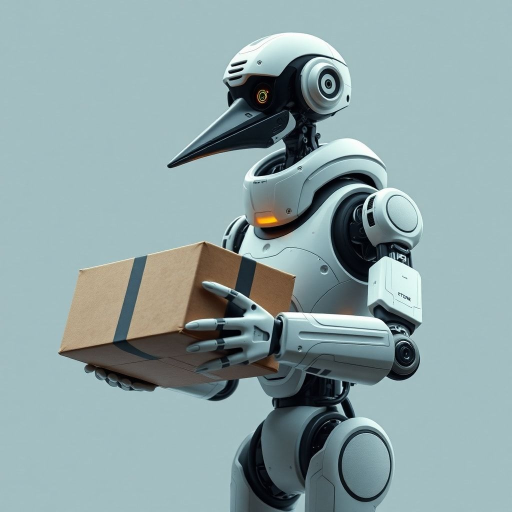
#> input picture data/pollinations_test.jpg, 1024 x 1024 px (shown at 1/2 size)
$ python -i super_robot.py   (imports and definitions only)
#> lines starting #> are read from the running program, lines starting #| are printed output that depends on the picture
import os
import time
import random
import requests
import urllib.parse
import json
import re
import subprocess
import sys
from groq import Groq
from PIL import Image, ImageOps, ImageFilter, ImageEnhance
from datetime import datetime
import io
import numpy as np
from dotenv import load_dotenv

import http.server
import socketserver
import webbrowser
import zipfile
import contextlib

# Načtení environment proměnných (očekává POLLINATIONS_API_KEY, GROQ_API_KEY, ...)
# [1 line not run here, left out]

# Import modulu Etsy a enumu (robustně nezávisle na pracovním adresáři)
_THIS_DIR = os.path.dirname(os.path.abspath(__file__))
# [3 lines not run here, left out]

try:
    from etsy_api import EtsyClient
except ImportError:
    try:
        from automation.etsy_api import EtsyClient
    except ImportError:
        EtsyClient = None

from src.etsy_enums import WhoMade, WhenMade, ListingType, ListingState, AI_DISCLOSURE_TEXT
from src.progress import Cancelled, check_cancel, report  # průběh/rušení úloh (mimo GUI fronta nic nedělají)

# --- 1. KONFIGURACE ---
GROQ_API_KEY = os.getenv("GROQ_API_KEY")
GEMINI_GEN_API_KEY = os.getenv("GEMINI_GEN_API_KEY")

# Etsy konfigurace (tokeny řeší EtsyClient.from_env() z oauth/etsy_tokens.json)
ETSY_API_KEY = os.getenv("ETSY_API_KEY")
ETSY_SHOP_ID = os.getenv("ETSY_SHOP_ID")

# Cesty musí být definované PŘED načtením configu (jinak NameError při importu)
SCRIPT_DIR = os.path.dirname(os.path.abspath(__file__))
PROJECT_ROOT = os.path.dirname(SCRIPT_DIR)        # .../EtsyBrowser/
DATA_DIR = os.path.join(PROJECT_ROOT, "data")

# --- CENY: jednotný zdroj pravdy (config.json -> sekce "prices") ---
def _load_project_config() -> dict:
    """Načte kořenový config.json (nebo data/config.json) jako jednotný zdroj nastavení."""
    for path in [os.path.join(PROJECT_ROOT, "config.json"), os.path.join(DATA_DIR, "config.json")]:
        try:
            with open(path, "r", encoding="utf-8") as f:
                return json.load(f)
        except (OSError, ValueError):
            continue
    return {}

_PROJECT_CONFIG = _load_project_config()
DEFAULT_PRICE_SINGLE = float(_PROJECT_CONFIG.get("prices", {}).get("single", 5.90))
DEFAULT_PRICE_BUNDLE = float(_PROJECT_CONFIG.get("prices", {}).get("bundle", 9.90))
MAX_ZIP_BYTES = 19.5 * 1024 * 1024  # rezerva pod limitem Etsy 20 MB na soubor

# --- GROQ: model, timeout a retry z config.json (sekce "groq") ---
_GROQ_CONFIG = _PROJECT_CONFIG.get("groq", {})
GROQ_MODEL = _GROQ_CONFIG.get("model", "openai/gpt-oss-120b")
GROQ_TIMEOUT = float(_GROQ_CONFIG.get("timeout", 60))
GROQ_MAX_RETRIES = int(_GROQ_CONFIG.get("max_retries", 3))


# [5 lines left out: function make_groq_client, not called in this run]


# Groq vyřadil llama-3.3-70b-versatile (16. 8. 2026); náhradní modely se zkouší, když ten z configu neexistuje
GROQ_FALLBACK_MODELS = ("openai/gpt-oss-120b", "qwen/qwen3.6-27b", "openai/gpt-oss-20b")


def _is_model_missing(exc) -> bool:
    text = str(exc).lower()
    return getattr(exc, "status_code", None) == 404 or "model_not_found" in text or "decommissioned" in text


# [22 lines left out: function groq_complete, not called in this run]

# === STRUKTURA ADRESÁŘŮ ===
# Data a konfigurace
CONFIGS_DIR = DATA_DIR  # Přesměrováno na data
TEMPLATES_JSON_PATH = os.path.join(DATA_DIR, "mockup_templates.json")
PROMPTS_JSON_PATH = os.path.join(DATA_DIR, "prompts.json")
SKU_REGISTRY_PATH = os.path.join(DATA_DIR, "sku_registry.json")  # perzistentní SKU čítač

# 00_Input_Queue - Vstupní fronta
INPUT_QUEUE_DIR = os.path.join(PROJECT_ROOT, "automation", "00_Input_Queue") # Cesta uvnitř automation pro bot-specific data
# (pracovní složky se vytvářejí v ensure_dirs(), ne při importu modulu)
TO_EDIT_DIR = os.path.join(INPUT_QUEUE_DIR, "_To_Edit")
BATCH_LISTS_DIR = os.path.join(INPUT_QUEUE_DIR, "_Batch_Lists")
TOPICS_PATH = os.path.join(INPUT_QUEUE_DIR, "topics.json")  # téma/klíčová slova ke zdrojovým obrázkům (SEO pro SOLO)

# 01_System_Core - Systémové jádro (= tento skript)
SYSTEM_CORE_DIR = SCRIPT_DIR
ASSETS_DIR = os.path.join(PROJECT_ROOT, "images") # Použít složku images v kořenu

# Šablony mockupů: JEDINÝ zdroj pravdy je MOCKUP_TEMPLATES_DIR, ostatní názvy jsou aliasy.
MOCKUP_TEMPLATES_DIR = os.path.join(SCRIPT_DIR, "1_Mockup_Sablony")
MOCKUP_DIR = MOCKUP_TEMPLATES_DIR            # alias (zpětná kompatibilita)
TEMPLATES_MOCKUP_DIR = MOCKUP_TEMPLATES_DIR  # alias (zpětná kompatibilita)

# 02_Warehouse - Hotové produkty
WAREHOUSE_DIR = os.path.join(PROJECT_ROOT, "automation", "02_Warehouse")
# viz ensure_dirs()
SINGLES_DIR = os.path.join(WAREHOUSE_DIR, "Singles")
BUNDLES_DIR = os.path.join(WAREHOUSE_DIR, "Bundles")

# 03_Archive - Archiv
ARCHIVE_ROOT_DIR = os.path.join(PROJECT_ROOT, "automation", "03_Archive")
# viz ensure_dirs()

# Legacy aliases (zpětná kompatibilita)
OUTPUT_DIR = SINGLES_DIR  # Staré OUTPUT_DIR nyní ukazuje na Singles


# [240 lines left out: functions ensure_dirs, generate_image, _generate_image_legacy, _sku_lock, generate_sku, _generate_sku_unlocked and 4 more, not called in this run]


# === LEGACY CESTY (zpětná kompatibilita) ===
# Vstupy pro SOLO - z Input Queue
SOLO_INPUT_DIR = TO_EDIT_DIR

# Cesty pro browsing mockupů
ETSY_ROOT = os.environ.get("ETSY_BROWSE_ROOT", os.path.join(os.path.expanduser("~"), "Pictures", "Etsy"))
ETSY_BROWSE_ROOT = ETSY_ROOT

# Požadované výstupní formáty pro Etsy (vysoká kvalita dle upravapic.md)
# Tiskové formáty podle orientace zdroje (dosud se vše ořízlo na 5 širokých/portrétních bez ohledu na obrázek):
# našívání 3:4 portrétu na 16:9 zahazovalo ~70 % obrazu.
def _size(label: str):
    dims = label.split("-")[1]
    w, h = dims.split("x")
    return {"name": label, "w": int(w), "h": int(h)}


PORTRAIT_SIZES = [_size(s) for s in ("15x20-4500x6000", "16x20-4800x6000", "12x18-4000x6000", "11x14-3300x4200", "12x12-3600x3600")]
LANDSCAPE_SIZES = [_size(s) for s in ("20x15-6000x4500", "20x16-6000x4800", "18x12-6000x4000", "14x11-4200x3300", "12x12-3600x3600")]
SQUARE_SIZES = [_size(s) for s in ("12x12-3600x3600", "16x16-4800x4800", "20x20-6000x6000")]
PRINT_SIZES = PORTRAIT_SIZES  # zpětná kompatibilita (výchozí sada)


# [7 lines left out: function print_sizes_for, not called in this run]


def _all_size_tokens():
    return sorted({s["name"].split("-")[0] for group in (PORTRAIT_SIZES, LANDSCAPE_SIZES, SQUARE_SIZES) for s in group}
                  | {"15x20", "16x20", "16x9", "20x11", "24x13"})

# Cesta k testovacímu artu (lze přepsat přes TEST_ART_PATH v .env)
TEST_ART_PATH = os.environ.get(
    "TEST_ART_PATH",
    r"c:\Users\cowle\Pictures\Etsy\01_Hotove_Produkty\SeFStandalone\Art.png",
)

def load_templates():
    if os.path.exists(TEMPLATES_JSON_PATH):
        with open(TEMPLATES_JSON_PATH, "r", encoding="utf-8") as f:
            return json.load(f)
    return {}

def save_templates(templates):
    with open(TEMPLATES_JSON_PATH, "w", encoding="utf-8") as f:
        json.dump(templates, f, indent=4, ensure_ascii=False)

# Načtení šablon při startu
MOCKUP_TEMPLATES = load_templates()


# [136 lines left out: functions reload_config, find_coeffs, process_high_quality_print, market_research, get_prompts, _get_prompts_raw, not called in this run]


# --- MOCKUPY: jedna implementace pro všechny režimy ---

DEFAULT_MOCKUP_CONFIG = {"x": 400, "y": 300, "w": 200, "h": 150}

# [95 lines left out: functions find_template_config, _crop_to_aspect, render_mockup, create_mockup, _load_font, not called in this run]


def create_bundle_overview(images, output_path, caption="Set of 5 Printable Wall Art"):
    """Přehledový obrázek bundlu: všech (až 5) obrazů pohromadě ve dvou řádcích (hlavní obrázek listingu)."""
    from PIL import ImageDraw
    if not images:
        return False
    try:
        canvas_w, canvas_h = 3000, 2250  # 4:3 doporučený pro Etsy
        canvas = Image.new("RGB", (canvas_w, canvas_h), (236, 232, 226))
        frame_w, frame_h, gap = 660, 880, 70
        rows = [images[:3], images[3:5]]
        total_h = frame_h * len([r for r in rows if r]) + gap * (len([r for r in rows if r]) - 1)
        y = (canvas_h - total_h) // 2 - 60
        for row in rows:
            if not row:
                continue
            row_w = frame_w * len(row) + gap * (len(row) - 1)
            x = (canvas_w - row_w) // 2
            for art in row:
                tile = _crop_to_aspect(art.convert("RGB"), frame_w / frame_h).resize((frame_w, frame_h), Image.Resampling.LANCZOS)
                shadow = Image.new("RGBA", (frame_w + 80, frame_h + 80), (0, 0, 0, 0))
                ImageDraw.Draw(shadow).rectangle((40, 40, frame_w + 40, frame_h + 40), fill=(0, 0, 0, 90))
                shadow = shadow.filter(ImageFilter.GaussianBlur(18))
                canvas.paste(shadow, (x - 30, y - 20), shadow)
                border = Image.new("RGB", (frame_w + 24, frame_h + 24), (250, 250, 248))
                canvas.paste(border, (x - 12, y - 12))
                canvas.paste(tile, (x, y))
                x += frame_w + gap
            y += frame_h + gap
        draw = ImageDraw.Draw(canvas)
        font = _load_font(90)
        text_w = draw.textlength(caption, font=font)
        draw.text(((canvas_w - text_w) / 2, canvas_h - 190), caption, fill=(60, 56, 52), font=font)
        canvas.save(output_path, quality=93)
        print("   ✅ Přehledový obrázek bundlu hotov")
        return True
    except Exception as e:  # noqa: BLE001
        print(f"   ❌ Chyba přehledového obrázku: {e}")
        return False

# [49 lines left out: functions create_mockup_from_templates_dir, generate_seo_text, not called in this run]


ETSY_TITLE_MAX = 140


# [50 lines left out: functions _truncate_title, parse_seo_text, parse_seo_tags, not called in this run]

# --- BROWSE A MOCKUP ---

IMAGE_EXTENSIONS = ('.png', '.jpg', '.jpeg', '.bmp', '.gif')

# [277 lines left out: functions is_source_image, process_folder_automatically, automate_folder_processing, browse_and_create_mockup, not called in this run]

# --- HLAVNÍ REŽIMY ---

BUNDLE_MOCKUP_NAMES = [
    ("01_Main_Thumbnail", "Obyčejný byt"),
    ("02_Bundle_Overview", "Střední třída"),
    ("03_Living_Room", "Luxusní sídlo"),
    ("04_Bedroom", "Obyčejný byt"),
    ("05_Office_Space", "Střední třída"),
    ("06_Detail_View", "Luxusní sídlo"),
    ("07_Size_Comparison", "Obyčejný byt"),
    ("08_Lifestyle", "Střední třída"),
]

SINGLE_MOCKUP_NAMES = [
    ("01_Main_Thumbnail", "Obyčejný byt"),
    ("02_Living_Room", "Střední třída"),
    ("03_Bedroom", "Luxusní sídlo"),
    ("04_Office", "Obyčejný byt"),
    ("05_Detail_Close", "Střední třída"),
    ("06_Size_Guide", "Luxusní sídlo"),
    ("07_Lifestyle_1", "Obyčejný byt"),
    ("08_Lifestyle_2", "Střední třída"),
]


# --- MOCKUPY SADY (B-7 přehledová koláž, B-9 hlášení selhání) ---

# [189 lines left out: functions make_mockups, build_bundle, _pdf_text, write_link_pdf, _find_print_files, _read_listing_data, not called in this run]


def get_download_url(product_dir):
    """Odkaz na plnou kvalitu (Drive/Dropbox), který uživatel uložil k bundlu; prázdný řetězec, když chybí."""
    return str((_read_listing_data(product_dir).get("delivery") or {}).get("download_url", "")).strip()


# [113 lines left out: functions prepare_download_archive, build_external_delivery, load_topics, save_topics, generate_solo_seo, archive_queue_file and 1 more, not called in this run]


ETSY_TAXONOMY_PATH = ["Art & Collectibles", "Prints", "Digital Prints"]
ETSY_MAX_FILES = 5


# [744 lines left out: functions _find_node_by_name, resolve_taxonomy_id, build_listing_payload, build_delivery_zips, _save_etsy_state, activate_etsy_listing and 10 more, not called in this run]


# [2 lines not run here, left out]

>>> import cv2
>>> picture = cv2.imread('../data/pollinations_test.jpg', cv2.IMREAD_GRAYSCALE)
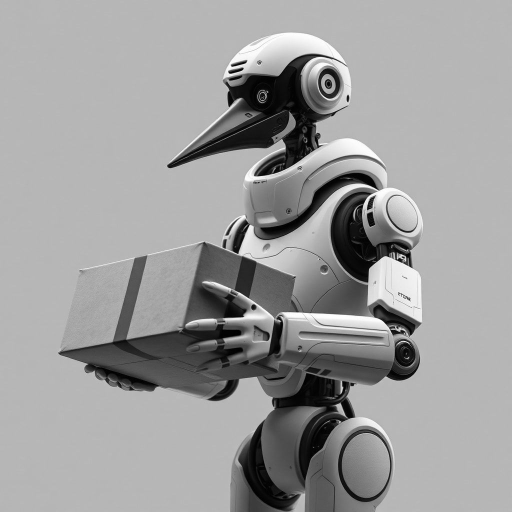
#> picture: shape (1024, 1024) (shown at 1/2 size); min 0, max 255, mean 156.2
>>> result = create_bundle_overview(picture, 'out.png')
#> (the run stopped early here; a loop or call above may not have finished)

$ run again, on automation/1_Mockup_Sablony/sablona_byt_1.png
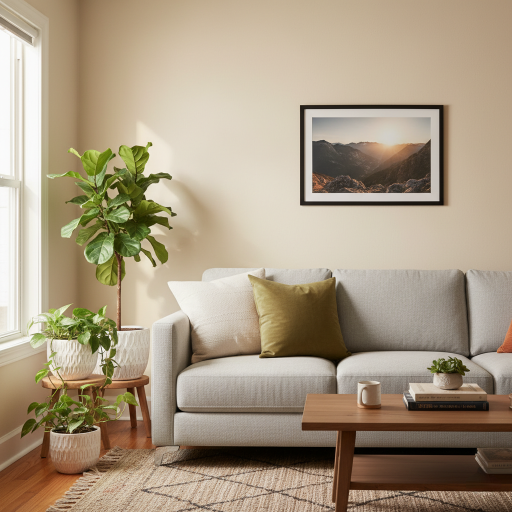
#> input picture automation/1_Mockup_Sablony/sablona_byt_1.png, 1024 x 1024 px (shown at 1/2 size)
#> `picture = cv2.imread('../data/pollinations_test.jpg', cv2.IMREAD_GRAYS..`:
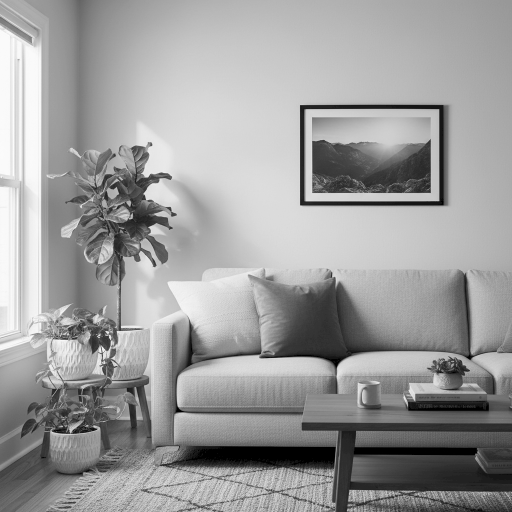
#> picture: shape (1024, 1024) (shown at 1/2 size); min 0, max 255, mean 156

$ run again, on automation/1_Mockup_Sablony/sablona_byt_2.png
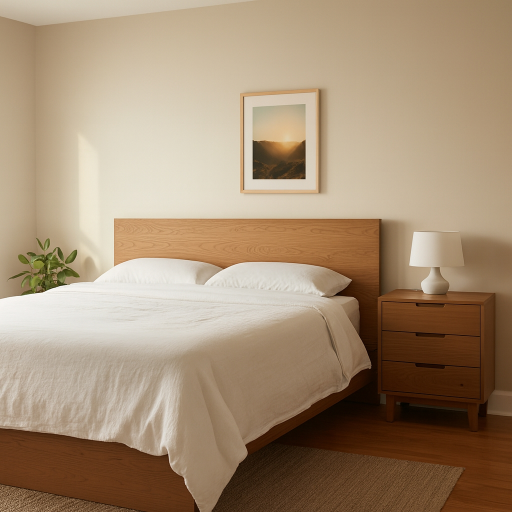
#> input picture automation/1_Mockup_Sablony/sablona_byt_2.png, 1024 x 1024 px (shown at 1/2 size)
#> `picture = cv2.imread('../data/pollinations_test.jpg', cv2.IMREAD_GRAYS..`:
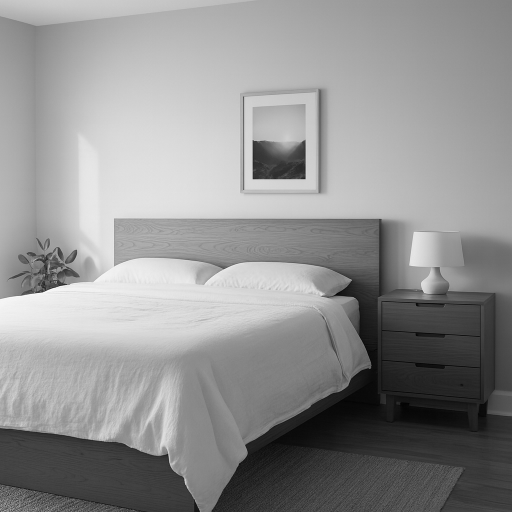
#> picture: shape (1024, 1024) (shown at 1/2 size); min 0, max 255, mean 144.9
